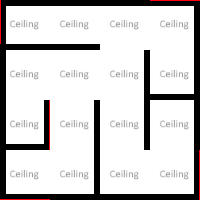

This game map was drawn from its Tiled (.tmx) file and the tilesets committed beside it. A one-line description and the full map source follow:
An orthogonal 4x4 tile map with 50x50 px tiles, 4 tile layers (Ground, Ceiling, Walls, WallsInner1), 2 tilesets and 8 objects (Arrow, Manual, ButtonSoundPlayer, NumberThree).

<map version="1.8" tiledversion="1.8.1" orientation="orthogonal" renderorder="left-up" compressionlevel="0" width="4" height="4" tilewidth="50" tileheight="50" infinite="0" nextlayerid="30" nextobjectid="73">
 <properties>
  <property name="NoAgents" type="bool" value="false" />
  <property name="NoSpawning" type="bool" value="false" />
 </properties>
 <tileset firstgid="1" source="../../_Tiled/Master.tsx" />
 <tileset firstgid="34" source="../../_Tiled/Deco.tsx" />
 <group id="5" name="Floor 0">
  <properties>
   <property name="Height" type="float" value="2.5" />
  </properties>
  <layer id="1" name="Ground" width="4" height="4">
   <properties>
    <property name="Materials" value="[ground]" />
    <property name="Walkable" type="bool" value="true" />
   </properties>
   <data encoding="csv">
4,4,4,4,
4,4,4,4,
4,4,4,4,
4,4,4,4
</data>
  </layer>
  <layer id="28" name="Ceiling" width="4" height="4">
   <properties>
    <property name="AtCeiling" type="bool" value="true" />
    <property name="Materials" value="[ceiling]" />
   </properties>
   <data encoding="csv">
3,3,3,3,
3,3,3,3,
3,3,3,3,
3,3,3,3
</data>
  </layer>
  <objectgroup id="4" name="Transitions">
   <object id="65" gid="20" x="50" y="150" width="50" height="50" rotation="180" />
  </objectgroup>
  <objectgroup id="27" name="Objects">
   <object id="66" gid="14" x="0" y="150" width="50" height="50">
    <properties>
     <property name="Variable" value="doorLevel4Room3" />
     <property name="Y" type="int" value="2" />
    </properties>
   </object>
   <object id="67" gid="13" x="100" y="0" width="50" height="50" rotation="90">
    <properties>
     <property name="Variable" value="doorLevel4Room3" />
    </properties>
   </object>
   <object id="68" gid="14" x="0" y="0" width="50" height="50" rotation="90">
    <properties>
     <property name="Variable" value="doorLevel4" />
     <property name="Y" type="int" value="2" />
    </properties>
   </object>
   <object id="69" name="Arrow" type="Arrow" gid="40" x="100" y="50" width="50" height="50">
    <properties>
     <property name="Offset" value="0.2,0,0.2" />
     <property name="Rotate" value="0,180,0" />
    </properties>
   </object>
   <object id="70" name="Manual" type="Manual" gid="41" x="150" y="150" width="50" height="50">
    <properties>
     <property name="Offset" value="0.2,0,0" />
     <property name="Y" type="int" value="1" />
    </properties>
   </object>
   <object id="71" type="ButtonSoundPlayer" gid="40" x="50" y="100" width="50" height="50" />
   <object id="72" name="NumberThree" type="NumberThree" gid="41" x="100" y="100" width="50" height="50" />
  </objectgroup>
  <layer id="3" name="Walls" width="4" height="4">
   <properties>
    <property name="ConnectToCeiling" type="bool" value="true" />
    <property name="Materials" value="[mainWalls]" />
   </properties>
   <data encoding="csv">
2684354566,3221225477,3221225477,3221225478,
2684354565,0,0,1610612741,
2684354565,0,0,1610612741,
6,5,5,1610612742
</data>
  </layer>
  <layer id="29" name="WallsInner1" width="4" height="4">
   <properties>
    <property name="ConnectToCeiling" type="bool" value="true" />
   </properties>
   <data encoding="csv">
5,5,0,0,
0,0,1610612741,5,
1610612742,1610612741,1610612741,0,
0,1610612741,0,0
</data>
  </layer>
 </group>
</map>
